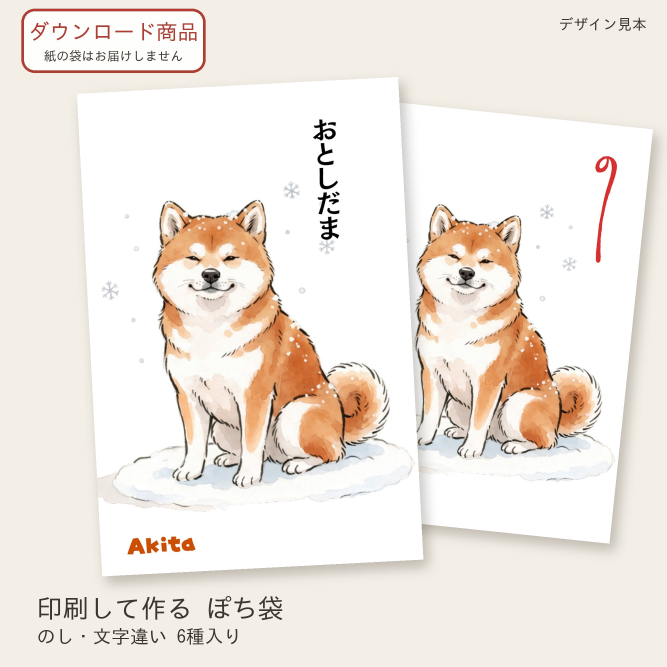
#> input picture shop/listing_akita_1.jpg, 2000 x 2000 px, given in place of 106.jpg, which was not available (shown at 1/3 size)
$ python make_chihuahua_images.py
#> lines starting #> are read from the running program, lines starting #| are printed output that depends on the picture; after the words box and inside, x2 and y2 are one past the last pixel; in counts of white or black regions, pixels touching at a corner belong together; pictures that were not available may be replaced by others from this repository, and a replacement may not be noted
### shop/make_listing_variants.py
"""商品画像: 6種類(のしのみ・おとしだま・ありがとう・おめでとう・こころばかり・無地)を並べる。
Canvaの画面のスクリーンショットから、左の袋の表だけを切り出す。"""
from pathlib import Path
import numpy as np
from PIL import Image, ImageDraw, ImageFilter, ImageFont

ROOT = Path(__file__).parent
D = Path("/tmp/claude-0/-home-user-my-first-repo/02cb9a5c-e2c2-5947-887e-aad52a1618eb/images")
FONT = "/usr/share/fonts/opentype/ipafont-gothic/ipag.ttf"
BG, INK = (244, 239, 230), (60, 52, 48)
S = 2000
ITEMS = [("78.jpg", "のしのみ"), ("81.jpg", "おとしだま"), ("79.jpg", "ありがとう"),
         ("80.jpg", "おめでとう"), ("76.jpg", "こころばかり"), ("77.jpg", "無地(手書き用)")]


def front(path):
    im = Image.open(path).convert("RGB")
#> im is the input picture: PIL image 2000x2000 RGB; mean R, G, B 240.8, 233.2, 225.2
    a = np.asarray(im).astype(int)
    g = (a.max(axis=2) < 200) & (a.min(axis=2) > 80) & ((a.max(axis=2) - a.min(axis=2)) < 25)
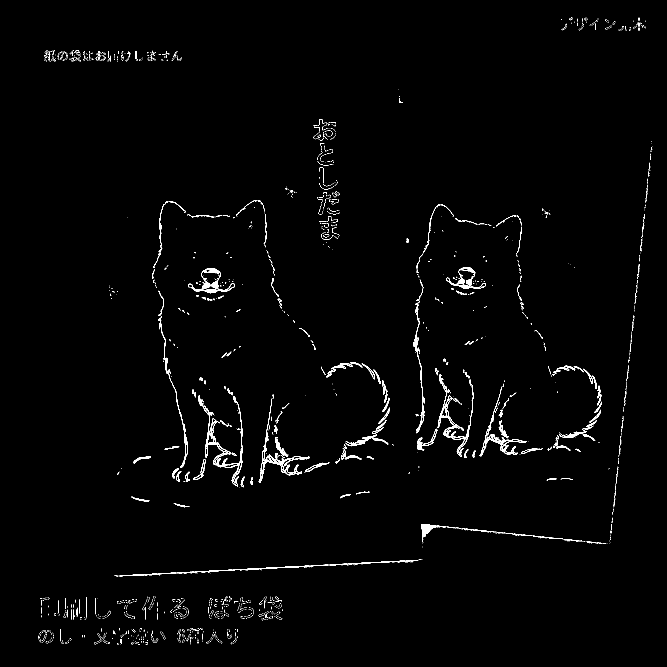
#> g: shape (2000, 2000) bool (shown at 1/3 size); 1.1% white in thin lines or dots, all inside (x1, y1, x2, y2) = (115, 51, 1957, 1934)
    H, W = g.shape
#> H = 2000; W = 2000
    best = (0, 0, 0)
    for y in range(int(H * 0.03), int(H * 0.4)):
        xs = np.nonzero(g[y, : W // 2])[0]
        if len(xs) < 100:
            continue
        r = max(np.split(xs, np.nonzero(np.diff(xs) > 3)[0] + 1), key=len)
        if len(r) > best[0]:
            best = (len(r), y, r[0])
#> after the loop, best = (0, 0, 0)
    L, y, x = best
#> L = 0; y = 0; x = 0
    k = L / 52.0
#> k = 0
    x0, y0 = x - 6 * k, y + 20 * k
#> x0 = 0; y0 = 0
    pad = 1.2 * k  # 折り目の線を入れない
#> pad = 0
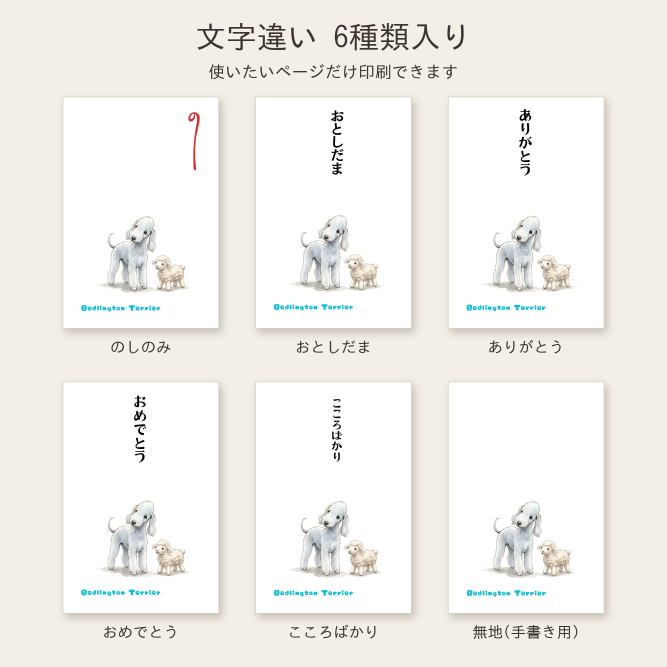
#> input picture shop/listing_bedlington_3.jpg, 2000 x 2000 px, given in place of 107.jpg, which was not available (shown at 1/3 size)
#> in front, im is the input picture: PIL image 2000x2000 RGB; mean R, G, B 242.6, 240.8, 236.1
#> in front (call 2), `g = (a.max(axis=2) < 200) & (a.min(axis=2) > 80) & ((a.max(axis=2) - a..`:
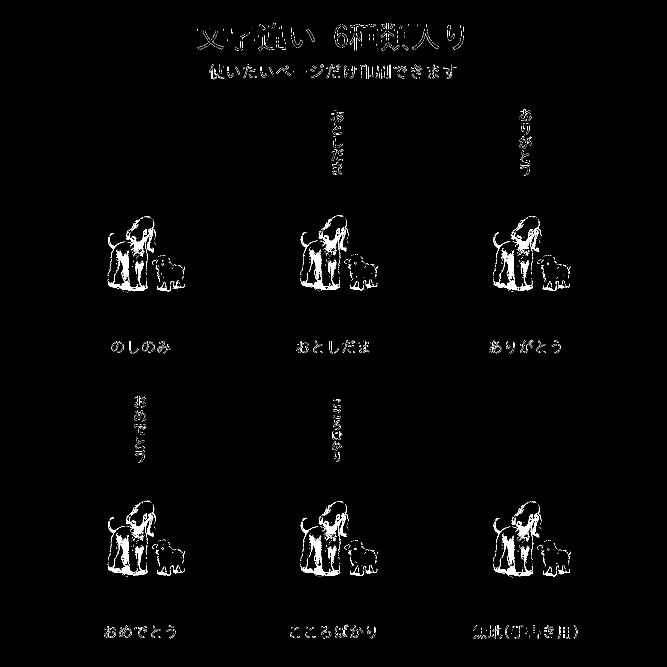
#> g: shape (2000, 2000) bool (shown at 1/3 size); 1.3% white; 3987 white regions (3843 under 20 px), largest, box (x1, y1, x2, y2) and area: (1480, 1605, 1599, 1729) 3467, (324, 1603, 443, 1727) 3455, (902, 1605, 1021, 1728) 3416
#> the loop in front (call 2), `for y in range(int(H * 0.03), int(H * 0.4)):` made 740 passes
#> xs on passes 9 to 11: [821], [820, 824, 825, 826], [820, 826]
    return im.crop((int(x0 + pad), int(y0 + pad), int(x0 + 64 * k - pad), int(y0 + 95 * k - pad)))


# [19 lines left out: function main, not called in this run]


# [3 lines that do not run on import are left out]

### shop/make_covers.py
"""商品画像1枚目(デザイン見本)を、全種類まとめて作り直す。
minneの一覧では右下にお気に入り(ハート)ボタンが重なるので、「ダウンロード商品」のマークを左上に置き、右下は空ける。
袋の絵は、6種類の画像(listing_<名前>_3.jpg)の「のしのみ」と「おとしだま」から切り出す。
使い方: python3 make_covers.py            (全種類)
        python3 make_covers.py shiba chatora  (指定した種類だけ)"""
import sys
from pathlib import Path
from PIL import Image, ImageDraw, ImageFilter, ImageFont

ROOT = Path(__file__).parent
BG, INK = (244, 239, 230), (60, 52, 48)
FONT = "/usr/share/fonts/opentype/ipafont-gothic/ipag.ttf"
S = 2000
NAMES = ["shiba", "toypoodle", "wire", "frenchie", "italiangreyhound", "japanesemix", "maltipoo", "chipoo",
         "greatdane", "bordercollie", "jackrussell", "yorkie", "afghan", "borzoi", "samoyed", "hachiware",
         "americanshorthair", "chatora", "munchkin", "kuroneko", "mike", "ragdoll", "british", "scottish", "chihuahua"]
f = lambda n: ImageFont.truetype(FONT, n)


# [10 lines left out: function cells, not called in this run]


def make(name, imgs=None):
    """imgs: (のしのみ, おとしだま) の袋の表。省くと6種類の画像から切り出す"""
#> called with name = 'chihuahua'
    noshi, otoshi = imgs or cells(name)
    c = Image.new("RGBA", (S, S), BG + (255,))
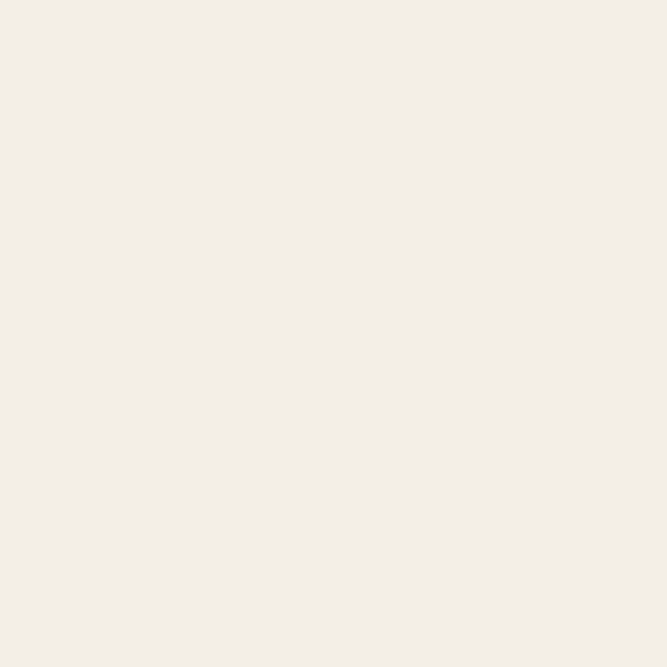
#> c: PIL image 2000x2000 RGBA (shown at 1/3 size); mean R, G, B, A 244, 239, 230, 255
    d = ImageDraw.Draw(c)

    def card(im, hh, angle):
#> (the run stopped early here; a loop or call above may not have finished)
